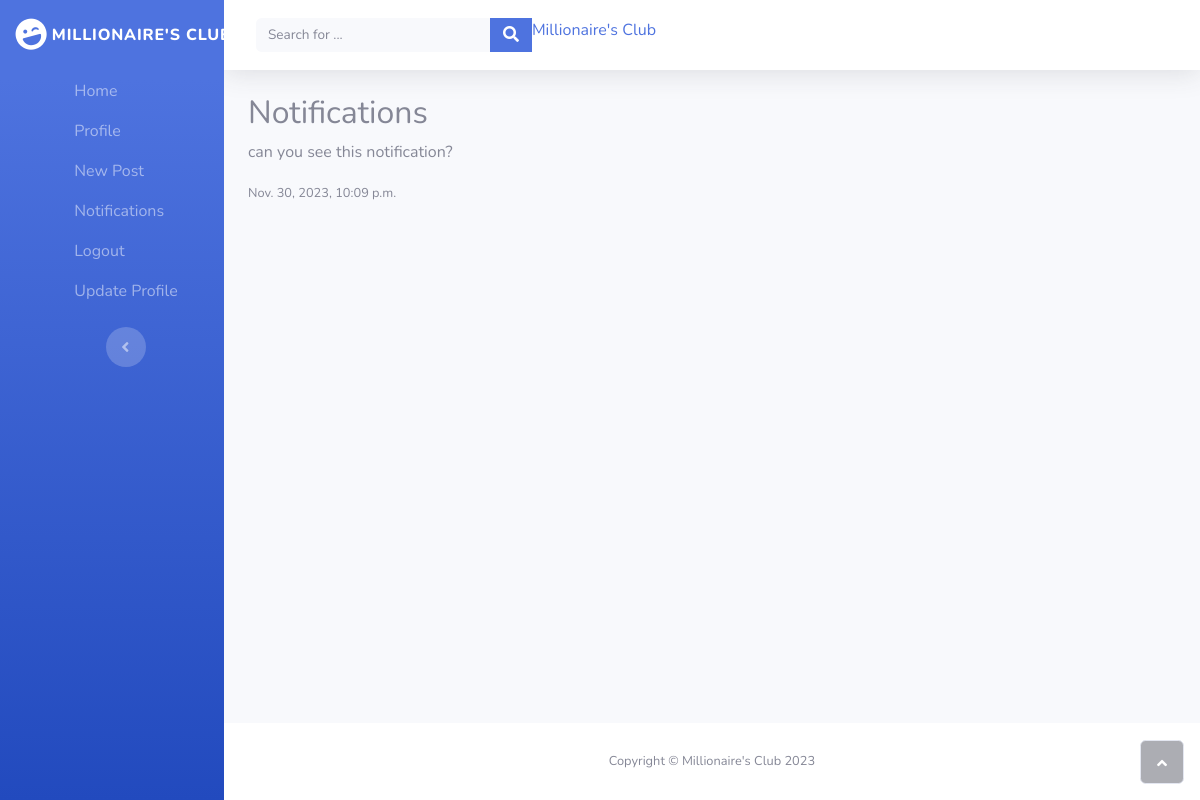
/users/notifications/ (signed in), run on an earlier commit of the app's database.
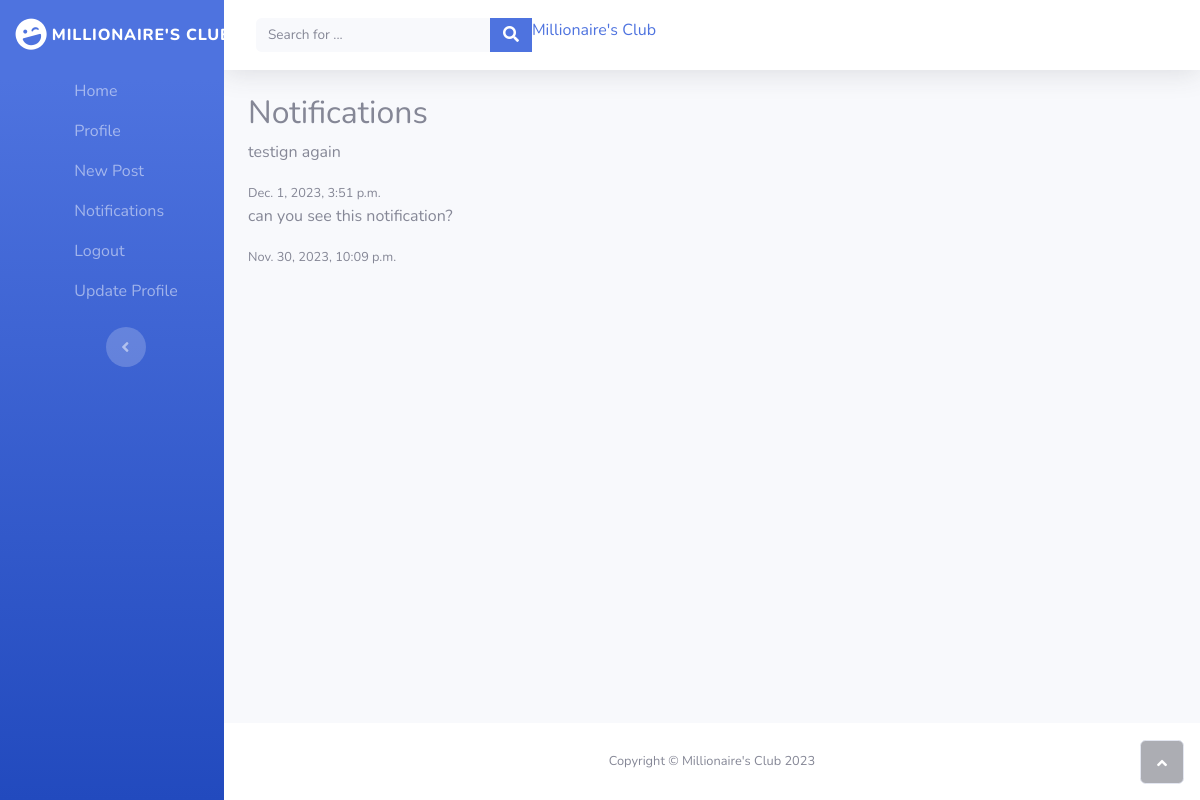
And on a later commit of the database.
### users/models.py (models this page shows, shortened)
class Notification(models.Model):
    user = models.ForeignKey(User, on_delete=models.CASCADE)
    message = models.TextField()
    timestamp = models.DateTimeField(auto_now_add=True)
    is_read = models.BooleanField(default=False)

### users/views.py (the view)
# urls.py: path('notifications/', notifications, name='notifications'),
@login_required
def notifications(request):
    user_notifications = Notification.objects.filter(user=request.user).order_by('-timestamp')
    return render(request, 'users/notifications.html', {'notifications': user_notifications})

### users/templates/users/notifications.html
{% extends 'blog/base.html' %}
{% block content %}
    <h2>Notifications</h2>
    {% for notification in notifications %}
        <div>
            <p>{{ notification.message }}</p>
            <small>{{ notification.timestamp }}</small>
        </div>
    {% endfor %}
{% endblock %}

What changed in the data, as far as the page shows it:
added Notification: message "testign again", timestamp "Dec. 1, 2023, 3:51 p.m."
